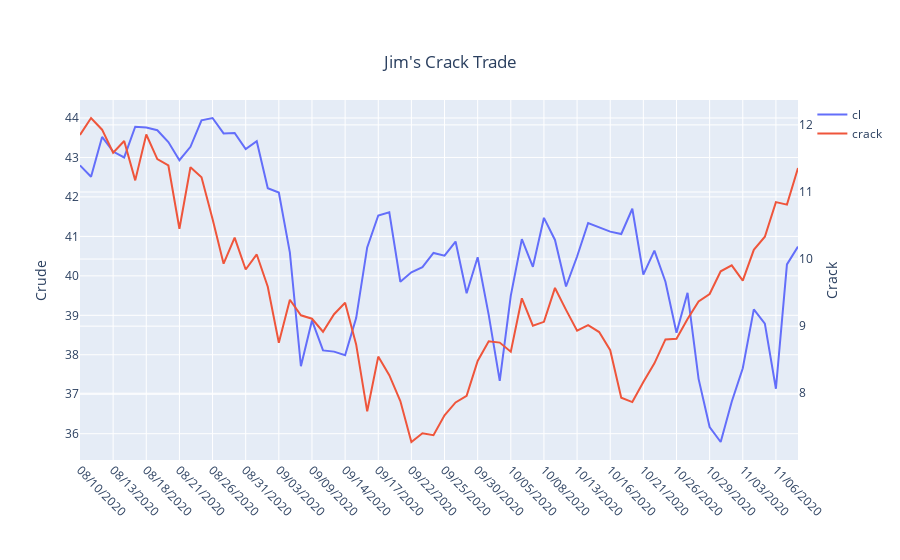

Notebook code for this chart:
### Code cell
f = plotly_plot(
        df_clho[['Time','cl','crack']],
        x_column='Time',
        yaxis2_cols=['crack'],
        y_left_label='Crude',
        y_right_label='Crack',
        plot_title="Jim's Crack Trade"
    )
f.write_html('temp_folder/jimtrade.html')
iplot(f)
